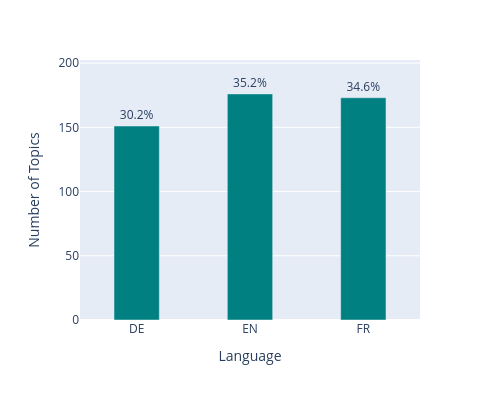

Source (notebook cell):
### Code cell
topic_language_counts = {}
for lang in ['DE', 'EN', 'FR']:
    topic_language_counts[lang] = sum(1 for tl in topic_languages.values() if tl == lang)

percentages = [f"{(count / len(topic_languages)) * 100:.1f}%" for count in topic_language_counts.values()]

fig = px.bar(
    x=list(topic_language_counts.keys()),
    y=list(topic_language_counts.values()),
    text=percentages,
    labels={'x': 'Language', 'y': 'Number of Topics'},
    width=500,
    height=400,
    color_discrete_sequence=['teal']
)
fig.update_traces(textposition='outside', width=0.4)
fig.update_layout(
    xaxis_title='Language',
    yaxis_title='Number of Topics',
    showlegend=False,
    yaxis_range=[0, max(topic_language_counts.values()) * 1.15]
)
fig.show()

### Figure 1 — Plotly figure (JSON) as saved in the notebook; plotly's stock layout.template omitted (floating-point values rounded to 4 significant figures)
{"data": [{"hovertemplate": "Language=%{x}<br>Number of Topics=%{y}<br>text=%{text}<extra></extra>", "legendgroup": "", "marker": {"color": "teal", "pattern": {"shape": ""}}, "name": "", "orientation": "v", "showlegend": false, "text": ["30.2%", "35.2%", "34.6%"], "textposition": "outside", "type": "bar", "width": 0.4, "x": ["DE", "EN", "FR"], "xaxis": "x", "y": [151, 176, 173], "yaxis": "y"}], "layout": {"barmode": "relative", "height": 400, "legend": {"tracegroupgap": 0}, "margin": {"t": 60}, "showlegend": false, "width": 500, "xaxis": {"anchor": "y", "domain": [0, 1], "title": {"text": "Language"}}, "yaxis": {"anchor": "x", "domain": [0, 1], "range": [0, 202.4], "title": {"text": "Number of Topics"}}}}
